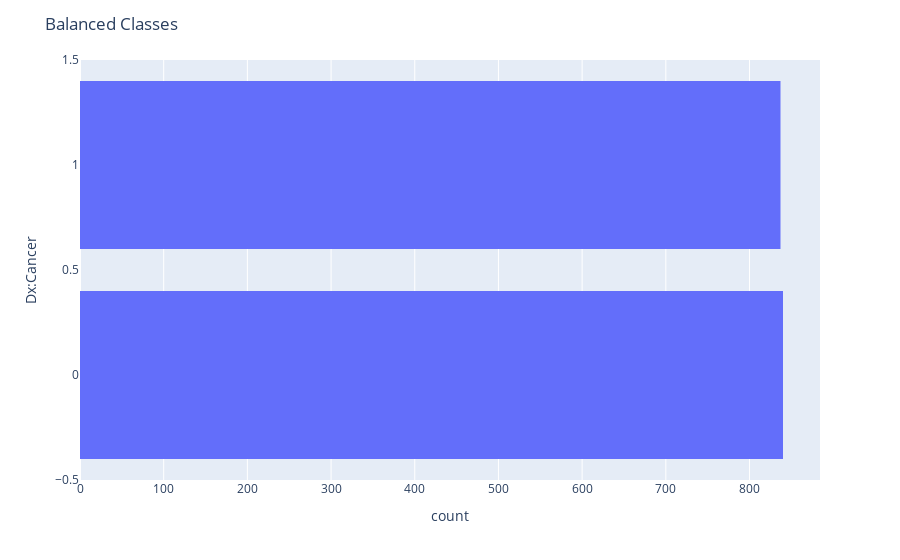

The notebook cell saved with this chart:
### Code cell
dx_cancer = px.histogram(risk_factor_df, y="Dx:Cancer")
dx_cancer.update_layout(bargap=0.2)
dx_cancer.update_layout(title = "Balanced Classes")
dx_cancer.show()

### Figure 1 — Plotly figure (JSON) as saved in the notebook; plotly's stock layout.template omitted (floating-point values rounded to 4 significant figures; data arrays with more than 128 entries replaced by an {"elided": "..."} marker saying what was removed)
{"data": [{"alignmentgroup": "True", "bingroup": "y", "hovertemplate": "count=%{x}<br>Dx:Cancer=%{y}<extra></extra>", "legendgroup": "", "marker": {"color": "#636efa", "pattern": {"shape": ""}}, "name": "", "offsetgroup": "", "orientation": "h", "showlegend": false, "type": "histogram", "xaxis": "x", "y": {"elided": "1677 int values"}, "yaxis": "y"}], "layout": {"autosize": true, "bargap": 0.2, "barmode": "relative", "legend": {"tracegroupgap": 0}, "margin": {"t": 60}, "title": {"text": "Balanced Classes"}, "xaxis": {"anchor": "y", "autorange": true, "domain": [0, 1], "range": [0, 884.2], "title": {"text": "count"}}, "yaxis": {"anchor": "x", "autorange": true, "domain": [0, 1], "range": [-0.5, 1.5], "title": {"text": "Dx:Cancer"}, "type": "linear"}}}
